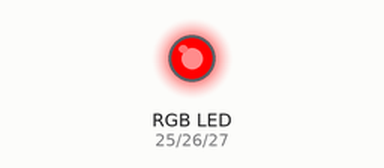
The sketch below on a simulated ESP32. Parts: an RGB LED mixed from three pins (HIGH = lit).

Above: at 0.5 s.
At 2.5 s:
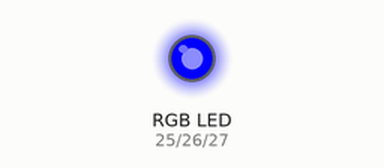
At 3.5 s:
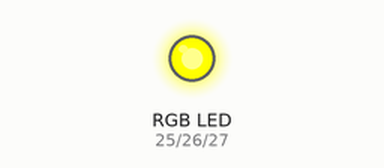
At 4.5 s:
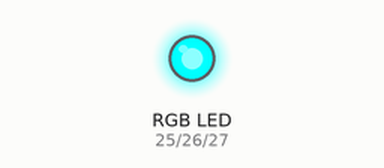
At 6.5 s:
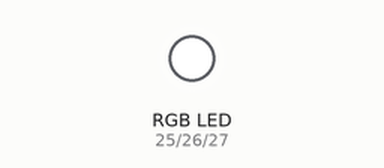
At 8.5 s:
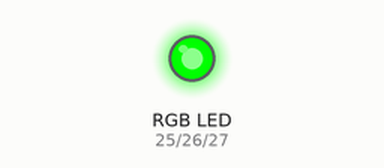
Timing chart, 0 to 9.1 s (numbered marks = the images above):
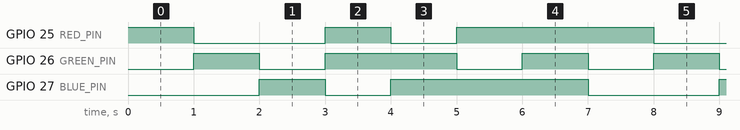

Measured:
- by itself, GPIO 25 (RED_PIN): repeats every 7.0 s: LOW 2.0 s, HIGH 1.0 s, LOW 1.0 s, HIGH 3.0 s
- by itself, GPIO 26 (GREEN_PIN): repeats every 7.0 s: LOW 1.0 s, HIGH 2.0 s, 2 × (LOW 1.0 s, HIGH 1.0 s)
- by itself, GPIO 27 (BLUE_PIN): repeats every 7.0 s: LOW 1.0 s, HIGH 3.0 s, LOW 2.0 s, HIGH 1.0 s

The sketch:

15_rgb_led.ino
```cpp
#define RED_PIN 25
#define GREEN_PIN 26
#define BLUE_PIN 27

void setup() {
  pinMode(RED_PIN, OUTPUT);
  pinMode(GREEN_PIN, OUTPUT);
  pinMode(BLUE_PIN, OUTPUT);
}

void setColor(int red, int green, int blue) {
  analogWrite(RED_PIN, red);
  analogWrite(GREEN_PIN, green);
  analogWrite(BLUE_PIN, blue);
}

void loop() {
  setColor(255, 0, 0);  // Red
  delay(1000);
  setColor(0, 255, 0);  // Green
  delay(1000);
  setColor(0, 0, 255);  // Blue
  delay(1000);
  setColor(255, 255, 0);  // Yellow
  delay(1000);
  setColor(0, 255, 255);  // Cyan
  delay(1000);
  setColor(255, 0, 255);  // Magenta
  delay(1000);
  setColor(255, 255, 255);  // White
  delay(1000);
}
```
